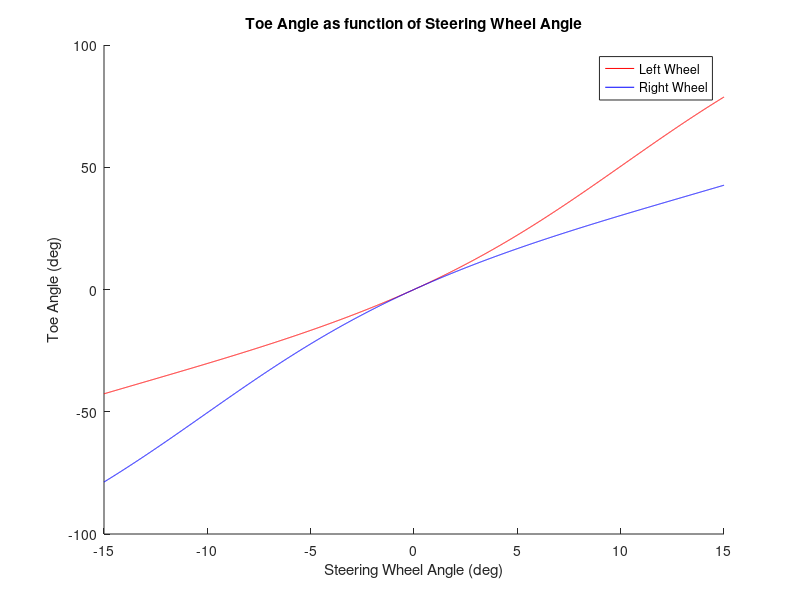
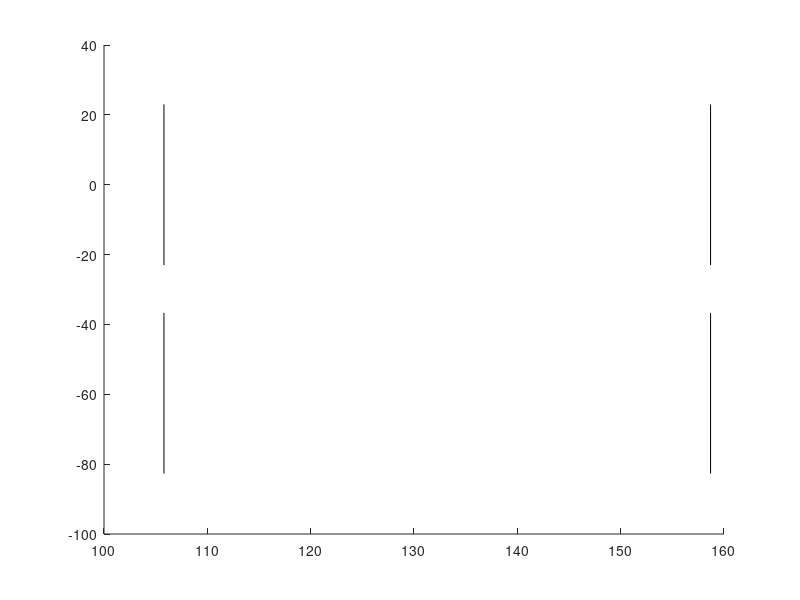

Source code (MATLAB) for these figures, in order: (Note: this script raises an error after producing the figures.)
clear, clc, close all


SR = 15 %steering ratio: given from rack and pinion
Steering_Angle = -15:0.01:15; %degrees: desired for better control? degree value varies based on geomtry
delta_vir = [Steering_Angle/SR]*180/pi; %converted from rad to degree

WB = 59.7; %Wheel Base [inches]
TW = 52.9; %Track Width (For the Front Wheels) [inches]

Left_Wheel_Toe= atand( (WB .*tand(delta_vir)) ./ (WB-0.5 .*TW.*tand(delta_vir)))
Right_Wheel_Toe = atand( (WB .*tand(delta_vir)) ./ (WB+0.5 .*TW.*tand(delta_vir)))
%% FIGURE 1
hold on
plot(Steering_Angle, Left_Wheel_Toe,'r') %Left Wheel - Red
plot(Steering_Angle, Right_Wheel_Toe,'b') %Right Wheel - Blue
title('Toe Angle as function of Steering Wheel Angle');
xlabel('Steering Wheel Angle (deg)');
ylabel('Toe Angle (deg)');
hold off

legend('Left Wheel','Right Wheel');

Left_Wheel = [Left_Wheel_Toe; Steering_Angle]'

%Begin Plotting Wheel
D_Wheel = 23; %[inches]

%Front Wheels, this is what will be animated
%% FIGURE 2
figure(2)
% for n = 1:numel(Left_Wheel_Angle)
%     
%     plot([TW/2 TW/2] , [-D_Wheel D_Wheel])
%     plot([-TW/2 -TW/2] , [-D_Wheel D_Wheel])
%     
% end
hold on

%Location of Car's Wheels (Black)
plot([3*TW 3*TW] , [-D_Wheel D_Wheel], 'k') %Front Right Wheel
plot([2*TW 2*TW] , [-D_Wheel D_Wheel], 'k') %Front Left Wheel
plot([3*TW 3*TW] , [-D_Wheel-WB D_Wheel-WB], 'k') %Back Right Wheel
plot([2*TW 2*TW] , [-D_Wheel-WB D_Wheel-WB], 'k')%Back Left Wheel

%Circle 1 (Left Wheel)
h = animatedline;
ax_x1 = -25*25
ax_x2 = -ax_x1
ax_y1 = -25*25
ax_y2 = -ax_y1
axis([2*ax_x1, 2*ax_x2, 2*ax_y1, 2*ax_y2])
axis('square')
% x = linspace(-70,70,450);

theta = 0:0.005:2*pi;
x = -500+600*cos(theta);
y = -TW/2+600*sin(theta);
for k = 1:length(x)
    addpoints(h,x(k),y(k));
    drawnow
end

hold on
h2 = animatedline;
ax2_x1 = -25*25
ax2_x2 = -ax2_x1
ax2_y1 = -25*25
ax2_y2 = -ax2_y1
axis([2*ax2_x1, 2*ax2_x2, 2*ax2_y1, 2*ax2_y2])
% axis('square')

theta2 = 0:0.015:2*pi;
x2 = -445+600*cos(theta2);
y2 = -TW/2+600*sin(theta2);
for k2 = 1:length(x2)
    addpoints(h2,x2(k2),y2(k2));
    drawnow
end
hold off
hold off
hold off
